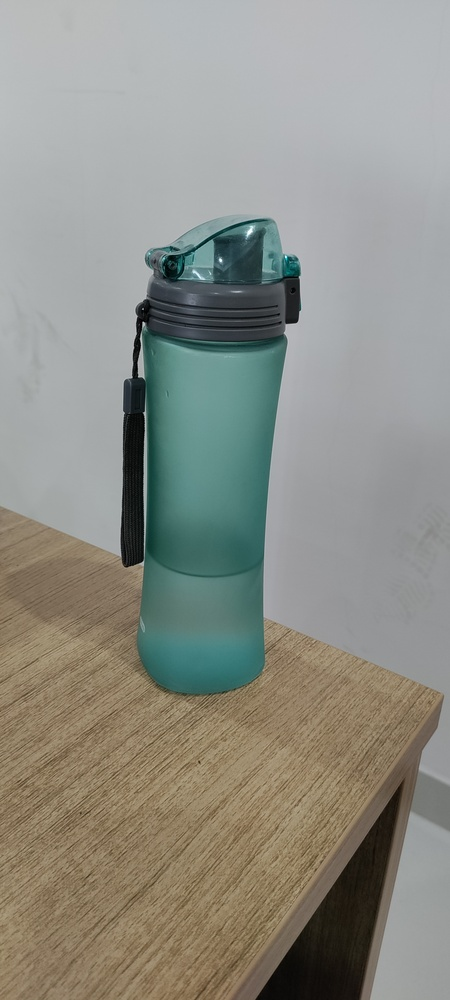
#> input picture bottle.jpg, 450 x 1000 px, shrunk from 2080 x 4624 before the run
$ jupyter execute CV_Filtering.ipynb   (older library calls are emulated)
#> lines starting #> are read from the running program, lines starting #| are printed output that depends on the picture
1. Averaging

[cell 1]
import cv2
import numpy as np
from matplotlib import pyplot as plt

# Read the image
img = cv2.imread('bottle.jpg')
#> img is the input picture: shape (1000, 450, 3); mean B, G, R 134.4, 142.7, 141.9

# Apply blur
blurred_img = cv2.blur(img, (5, 5))

# Show images
plt.subplot(1, 2, 1)
plt.imshow(cv2.cvtColor(img, cv2.COLOR_BGR2RGB))  # Convert BGR to RGB
plt.title('Original')
plt.axis('off')

plt.subplot(1, 2, 2)
plt.imshow(cv2.cvtColor(blurred_img, cv2.COLOR_BGR2RGB))  # Convert BGR to RGB
plt.title('Blurred')
plt.axis('off')

plt.show()
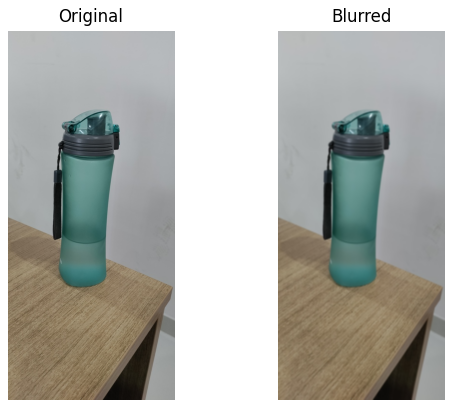
#> figure drawn by matplotlib, 2 panels

2. Gaussian Blurring

[cell 2]
import cv2
import numpy as np
import matplotlib.pyplot as plt
img = cv2.imread('bottle.jpg')
plt.subplot(1, 2, 1)
plt.title('Original')
plt.imshow(cv2.cvtColor(img, cv2.COLOR_BGR2RGB))
plt.axis('off')
gaussian_blur = cv2.GaussianBlur(src=img, ksize=(3,3),sigmaX=0, sigmaY=0)
plt.subplot(1, 2, 2)
plt.imshow(cv2.cvtColor(gaussian_blur, cv2.COLOR_BGR2RGB))
plt.title('Blurred')
plt.axis('off')
plt.show()

3. Median Blurring

[cell 3]
import cv2
import numpy as np
from matplotlib import pyplot as plt
# Read the image
img = cv2.imread('bottle.jpg')
# Apply Median blur
blurred_img = cv2.medianBlur(img, 5)
# Show images
plt.subplot(1, 2, 1)
plt.imshow(cv2.cvtColor(img, cv2.COLOR_BGR2RGB))  # Convert BGR to RGB
plt.title('Original')
plt.axis('off')
plt.subplot(1, 2, 2)
plt.imshow(cv2.cvtColor(blurred_img, cv2.COLOR_BGR2RGB))  # Convert BGR to RGB
plt.title('Blurred')
plt.axis('off')
plt.show()

4.bilateral filtering

[cell 4]
import cv2
import numpy as np
from matplotlib import pyplot as plt

# Read the image
img = cv2.imread('bottle.jpg')

# Apply bilateral filter
blurred_img = cv2.bilateralFilter(img, 9, 75, 75)

# Show images
plt.subplot(1, 2, 1)
plt.imshow(cv2.cvtColor(img, cv2.COLOR_BGR2RGB))  # Convert BGR to RGB
plt.title('Original')
plt.axis('off')

plt.subplot(1, 2, 2)
plt.imshow(cv2.cvtColor(blurred_img, cv2.COLOR_BGR2RGB))  # Convert BGR to RGB
plt.title('Blurred')
plt.axis('off')
plt.show()

5.Sobel filtering

[cell 5]
import cv2
import numpy as np
from matplotlib import pyplot as plt

# Read the image
img = cv2.imread('bottle.jpg')

# Convert the image to grayscale
gray_img = cv2.cvtColor(img, cv2.COLOR_BGR2GRAY)
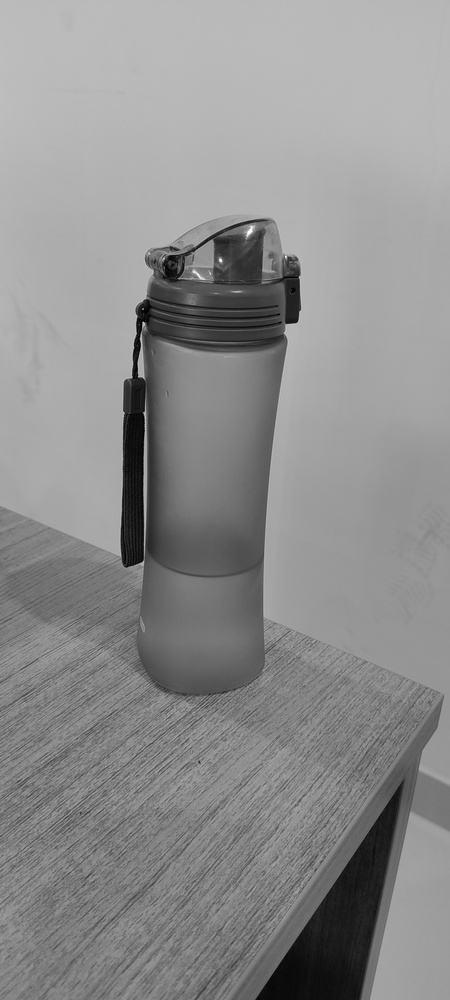
#> gray_img: shape (1000, 450); min 0, max 252, mean 141.5

# Apply Sobel filter for edge detection
sobel_x = cv2.Sobel(gray_img, cv2.CV_64F, 1, 0, ksize=3)
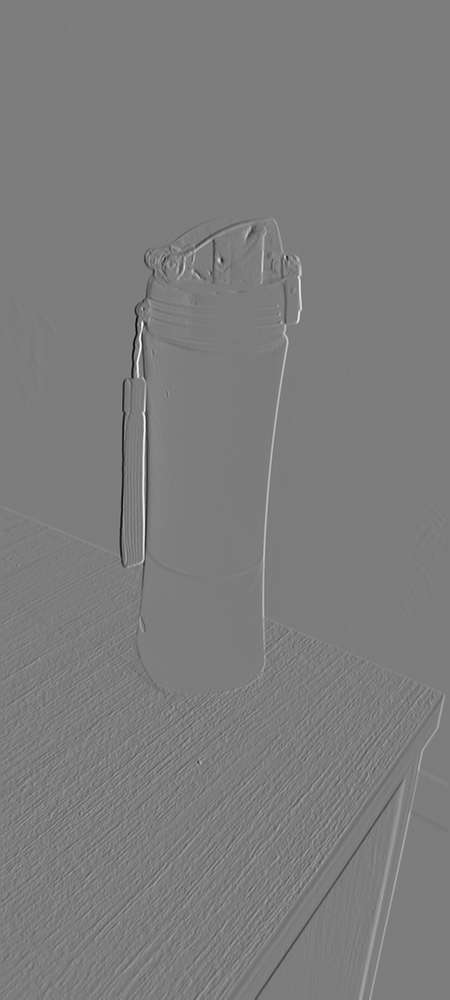
#> sobel_x: shape (1000, 450) float64; min -738, max 766, mean 0.1; drawn with min black and max white
sobel_y = cv2.Sobel(gray_img, cv2.CV_64F, 0, 1, ksize=3)

# Calculate the magnitude of the gradients
sobel_magnitude = cv2.magnitude(sobel_x, sobel_y)
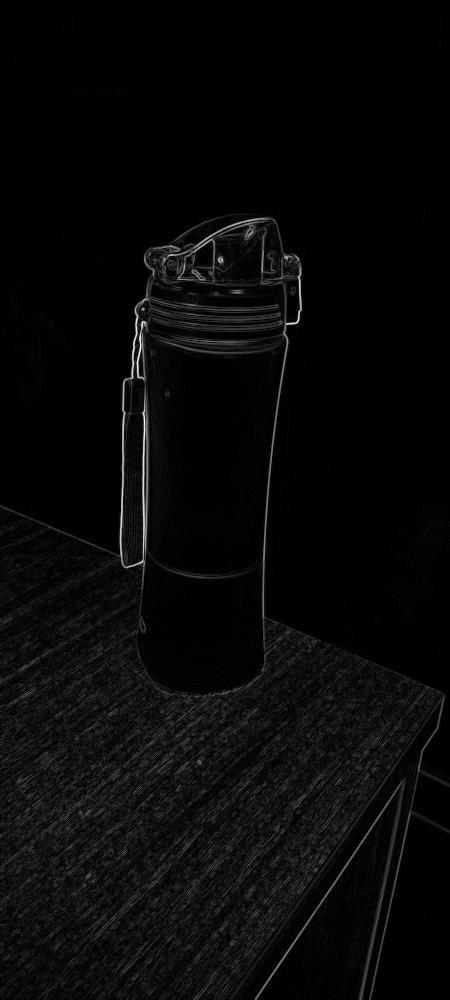
#> sobel_magnitude: shape (1000, 450) float64; min 0, max 779.1, mean 27.2; drawn with min black and max white

# Show images
plt.subplot(1, 2, 1)
plt.imshow(cv2.cvtColor(img, cv2.COLOR_BGR2RGB))  # Convert BGR to RGB
plt.title('Original')
plt.axis('off')
plt.subplot(1, 2, 2)
plt.imshow(sobel_magnitude, cmap='gray')
plt.title('Sobel Filtered')
plt.axis('off')
plt.show()
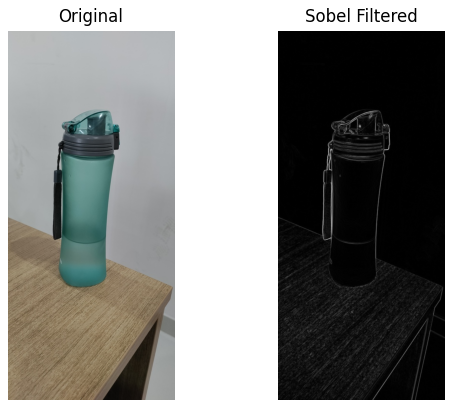
#> figure drawn by matplotlib, 2 panels

6.Emboss filtering

[cell 6]
import cv2
import numpy as np
import matplotlib.pyplot as plt

img = cv2.imread('bottle.jpg')
plt.subplot(1, 2, 1)
plt.title('Original')
plt.imshow(cv2.cvtColor(img, cv2.COLOR_BGR2RGB))

plt.axis('off')

emboss_kernel = np.array([[-1, 0, 0],
                    [0, 0, 0],
                    [0, 0, 1]])

emboss_img = cv2.filter2D(src=img, ddepth=-1, kernel=emboss_kernel)
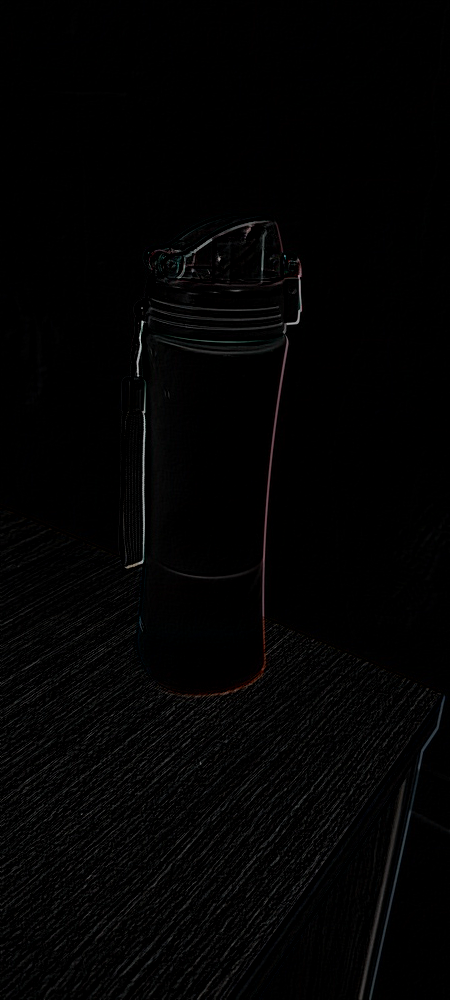
#> emboss_img: shape (1000, 450, 3); mean B, G, R 3.2, 3.2, 3.3
plt.subplot(1, 2, 2)
plt.title('Blurred')
plt.imshow(cv2.cvtColor(emboss_img, cv2.COLOR_BGR2RGB))
# plt.imshow(emboss_img)
plt.axis('off')
plt.show()
